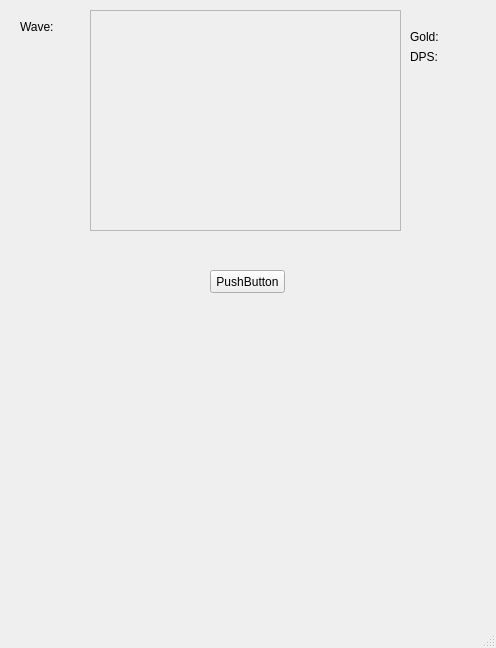
<?xml version="1.0" encoding="UTF-8"?>
<ui version="4.0">
 <class>MainWindow</class>
 <widget class="QMainWindow" name="MainWindow">
  <property name="geometry">
   <rect>
    <x>0</x>
    <y>0</y>
    <width>496</width>
    <height>648</height>
   </rect>
  </property>
  <property name="windowTitle">
   <string>MainWindow</string>
  </property>
  <widget class="QWidget" name="MainWindow_Battle">
   <widget class="QLabel" name="label_gold">
    <property name="geometry">
     <rect>
      <x>410</x>
      <y>30</y>
      <width>47</width>
      <height>13</height>
     </rect>
    </property>
    <property name="text">
     <string>Gold: </string>
    </property>
   </widget>
   <widget class="QLabel" name="label_dps">
    <property name="geometry">
     <rect>
      <x>410</x>
      <y>50</y>
      <width>47</width>
      <height>13</height>
     </rect>
    </property>
    <property name="text">
     <string>DPS: </string>
    </property>
   </widget>
   <widget class="QPushButton" name="button_tap">
    <property name="enabled">
     <bool>true</bool>
    </property>
    <property name="geometry">
     <rect>
      <x>210</x>
      <y>270</y>
      <width>75</width>
      <height>23</height>
     </rect>
    </property>
    <property name="text">
     <string>PushButton</string>
    </property>
   </widget>
   <widget class="QFrame" name="frame_battle_area">
    <property name="geometry">
     <rect>
      <x>90</x>
      <y>10</y>
      <width>311</width>
      <height>221</height>
     </rect>
    </property>
    <property name="frameShape">
     <enum>QFrame::StyledPanel</enum>
    </property>
    <property name="frameShadow">
     <enum>QFrame::Raised</enum>
    </property>
   </widget>
   <widget class="QLabel" name="label_wave">
    <property name="geometry">
     <rect>
      <x>20</x>
      <y>20</y>
      <width>47</width>
      <height>13</height>
     </rect>
    </property>
    <property name="text">
     <string>Wave: </string>
    </property>
   </widget>
  </widget>
  <widget class="QMenuBar" name="menubar">
   <property name="geometry">
    <rect>
     <x>0</x>
     <y>0</y>
     <width>496</width>
     <height>21</height>
    </rect>
   </property>
  </widget>
  <widget class="QStatusBar" name="statusbar"/>
 </widget>
 <resources/>
 <connections/>
</ui>
